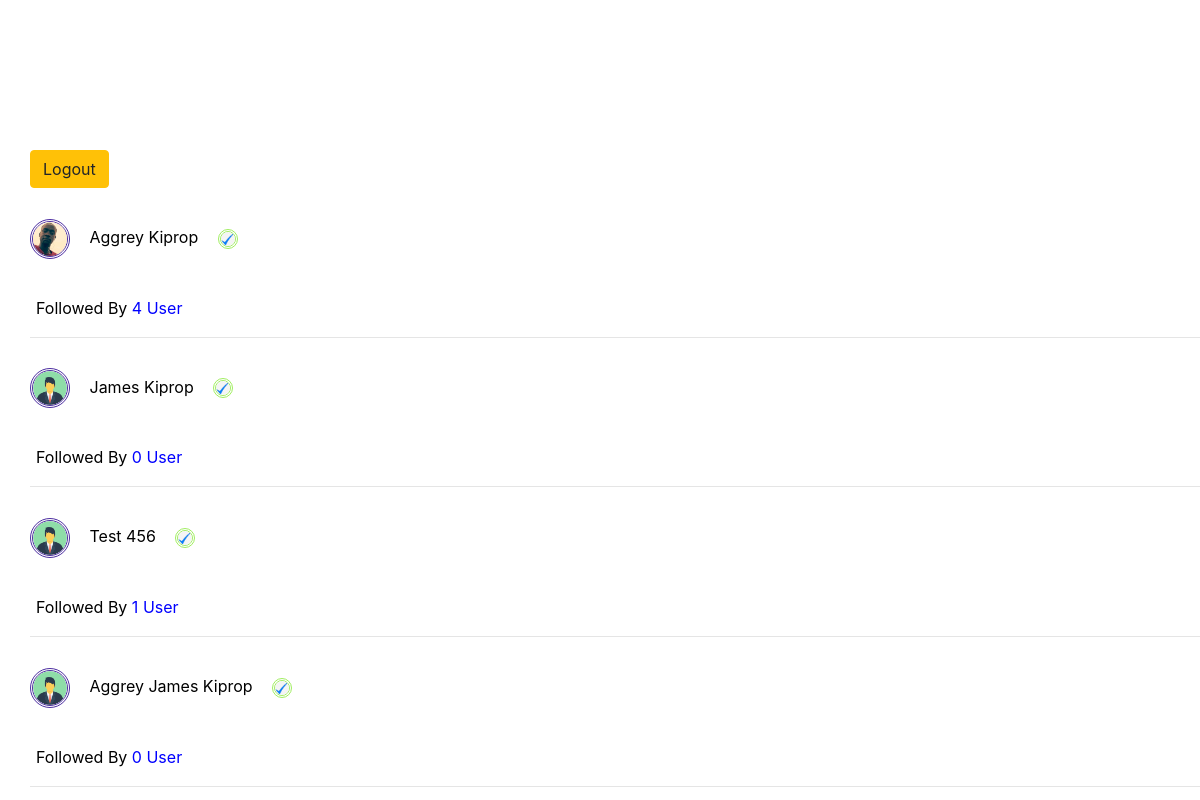
The app's page /chatme/chats.php (signed in), older data.
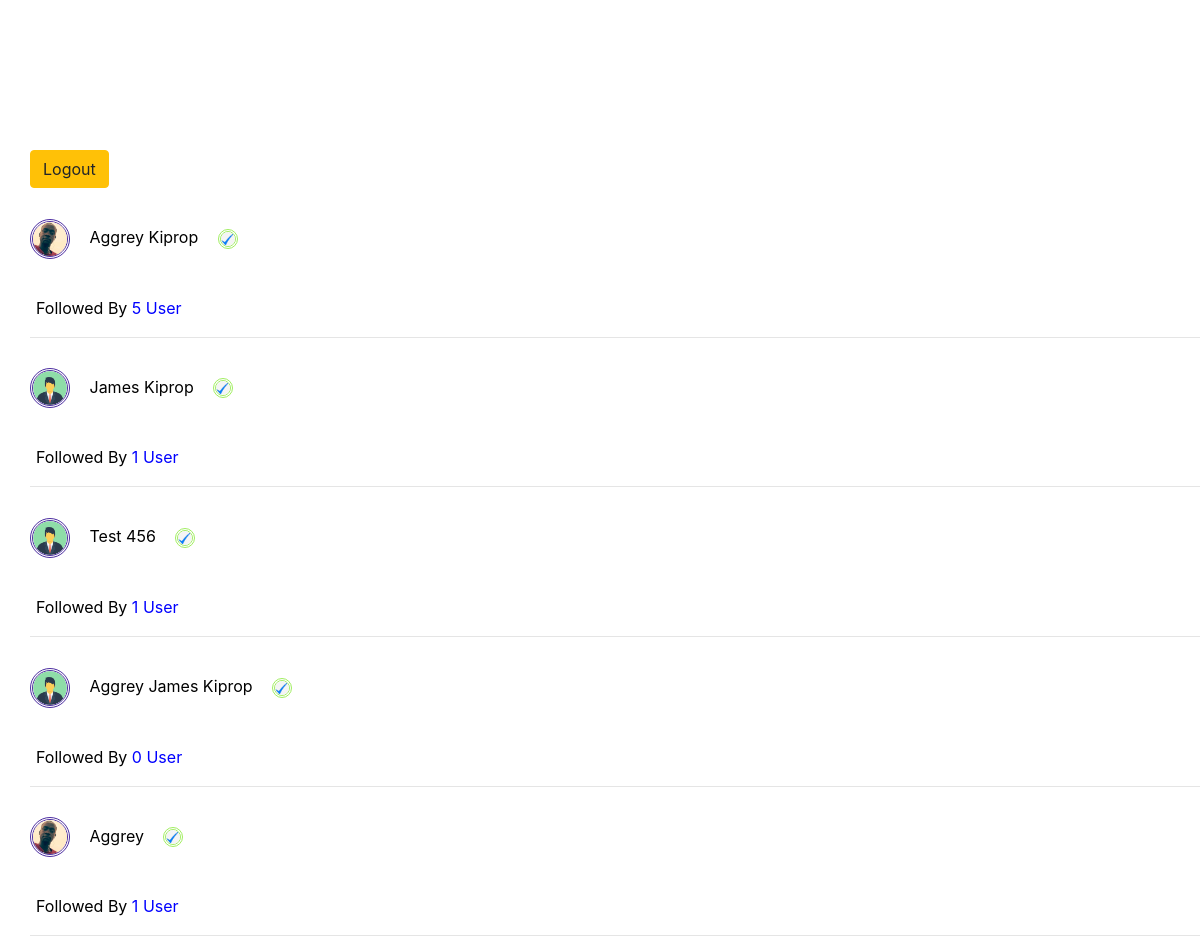
The same page, newer data.
### tables this page shows
CREATE TABLE `user` (
  `id` int(11) NOT NULL,
  `full_name` varchar(100) NOT NULL,
  `profile_photo` varchar(100) NOT NULL,
  `username` varchar(50) NOT NULL,
  `password` varchar(100) NOT NULL,
  `verified` int(3) NOT NULL
);

### chatme/chats.php (the view, shortened to what this page needs)
<?php
include('./../database/database.php');
?>
<!DOCTYPE html>
<html>
<head>
	<link rel="stylesheet" type="text/css" href="./../others/bootstrap.css">
</head>
<body>
	<div>
		<a href="logout.php" class="btn btn-warning">Logout</a>
	</div>
	<?php
	$currentuser = $_SESSION['userid'];
	$query = "SELECT * FROM user WHERE id <> '$currentuser'";
	$result = mysqli_query($connect, $query);
	if (mysqli_num_rows($result) > 0) {
		while($rows = mysqli_fetch_assoc($result)) {
			$verify_tick = $rows['verified'];
			$profile_photo = $rows['profile_photo'];
			$user_id_for_followers = $rows['id'];
		if ($verify_tick == 1) {
			echo '
			    <div>
			        <p>
				        <form method="GET" action="./read.php">
					        <img src="./profile/' .$profile_photo. '" class="profile_user">
					        <input type="hidden" name="user" value="' .$rows["id"]. '">
					        <button>&nbsp;&nbsp;' .$rows["full_name"]. '
					        </button>&nbsp;&nbsp;
					        <img src="./photos/verify.jpg" class="verified">
			            </form>
			        </p>
		        </div>
			';
		}
		    $select_followers = "SELECT * FROM followers WHERE my_id = '$user_id_for_followers'";
		    $select_followers_result = mysqli_query($connect, $select_followers);
		    $count_followers = mysqli_num_rows($select_followers_result);
		    echo "
		    <form method='GET' action='./friends.php'>
		        <input type='hidden' name='friends' value='" .$user_id_for_followers. "'>
		        <button>Followed By
		            <span style='color: blue;'>" .$count_followers. " User</span>
		        </button>
		    </form>";
		    ?>
        <hr>
        <?php
}
}
	?>
</body>
</html>

### chatme/chats.php (style rules this page uses)
body { margin-top: 150px; margin-left: 30px; }
button { margin-top: 20px; border-top: none; border-bottom: none; border-left: none; border-right: none; background-color: white; }
.verified { width: 20px; height: 20px; border-radius: 100%; border-style: double; border-color: rgb(160, 238, 95); }
.profile_user { width: 40px; height: 40px; border-radius: 100%; border-style: double; border-color: rgb(77, 46, 161); }

Row changes from the older to the newer data that the page shows:
computed for user "Aggrey Kiprop": count_followers "4" → "5"
computed for user "James Kiprop": count_followers "0" → "1"
added user: profile_photo (picture), full_name "Aggrey", verified 1 (drawn), count_followers "1"
